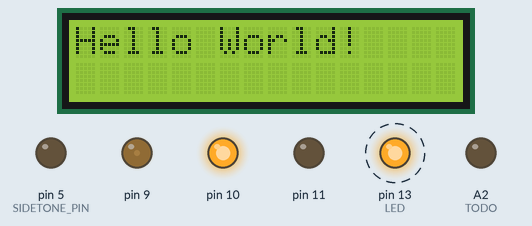
The sketch below on a simulated Arduino Uno, built with avr-gcc and run on an emulated ATmega328P. On the bench: 16×2 character LCD, output pins drawn as LEDs (lit = HIGH). Dashed ring = blinking.

Above: at 0.1 s.
Timing chart, 0 to 130.0 s (numbered marks = the images above):
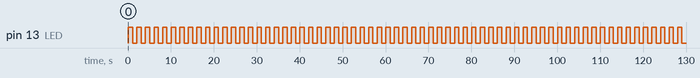

The sketch:

TinkerKeyer.ino
```cpp
// (licence header left out)
/*
   Hardware information

   RXKED = PB0
   TXLED = PD5

   UART connector
     RX = 0
     TX = 1
   I2C/TWI connectors
     SDA = 2
     SCL = 3
   ICSP connector
     MOSI = 16
     MISO = 14
     SCK = 15

   Digital connectors
     5, 6, 11
   Analog connectors
     A0, A1, A2
*/

// Pin definitions
// Rotary encoder on ICSP header
#define ENC_A         16
#define ENC_B         14
#define ENC_BUTTON    15
// Paddle input on UART pins
#define PADDLE_DIT    0
#define PADDLE_DAH    1
// Key input
#define KEY_INPUT     A2
// Button resistor ladder
#define ANALOG_BUTTONS A1
// Potentiometer
#define POTENTIOMETER A0
// Front-panel LED
#define USER_LED      11
// Sidetone output
#define SIDETONE_PIN  5
// Keying output (to rig)
#define KEY_OUTPUT    6

/**
 * Minimal class to interface drive LCD module on TinkerKit LCD T01006x-05
 */
#include <LiquidCrystal.h>

class TinkerKit_LCD : public LiquidCrystal {
  public:
    TinkerKit_LCD() : LiquidCrystal(A4 /* RS */, A5 /* RW */, 7 /* EN */,
                                    A3 /* D4 */, 4 /* D5 */, 12 /* D6 */, 8 /* D7 */){};

    void begin() {
      boardLED(false);
      pinMode(13 /* BOARD_LED_PIN */, OUTPUT);
      LiquidCrystal::begin(16 /* Columns */, 2 /* Rows */);
      setBrightness(default_brightness);
      setContrast(default_contrast);
    }

    void setBrightness(uint8_t brightness) {
      analogWrite(10 /* BACKLIGHT_PIN */, brightness);
    }

    void setContrast(uint8_t contrast) {
      analogWrite(9 /* CONTRAST_PIN */, 255-contrast);
    }

    void boardLED(bool on) {
      digitalWrite(13 /* BOARD_LED_PIN */, on ? HIGH : LOW);
    }

    // Default settings for initialization
    const uint8_t default_brightness = 255;
    const uint8_t default_contrast = 230;
};

TinkerKit_LCD lcd = TinkerKit_LCD();

/**
 * Function to read the paddle and key inputs, debounce them,
 * and generate events when the inputs change.
 */
void _read_paddle_and_key(void)
{
  uint8_t port_d = PIND & 0b00101100;
  uint8_t paddle = (port_d >> 2) & 0b00000011;
  uint8_t key = (port_d >> 6) & 0b00000001;

  // Debounce paddle and key inputs

}

/**
 * Function to read the encoder bits and return them to the caller.
 */
uint8_t _read_encoder(void)
{
  // Read the bits of port B, and mask out all but the encoder bits
  uint8_t encoder_bits = (PINB & 0b00001100) >> 2;

  // TODO: Read the encoder button also
  return encoder_bits;
}

/**
 * Read the encoder inputs and update the encoder "counter".
 * This routine must be called frequently enough to catch single-
 * bit changes in the encoder output signal.
 */
static void _handle_encoder(void)
{
  static uint8_t last_encoder_bits = 0;

  // Read the encoder bits and decide what to do with them
  uint8_t encoder_bits = _read_encoder();
  if (last_encoder_bits != encoder_bits)
  {
    // We have a "clock" and a "direction" bit to examine. Only evaluate
    // the new state if just one of them has changed.
  }
}

/**
 * Read the potentiometer attached to the board, and return the
 * raw 10-bit value to the caller.
 */
unsigned _read_potentiometer(void)
{
  return analogRead(A0);
}

/**
 * Process the buttons connected via resistor ladder to the
 * analog input.
 */
typedef enum {
  BUTTON_NONE = 0,
  BUTTON_1,
  BUTTON_2,
  BUTTON_3,
  BUTTON_4,
  BUTTON_5,
  BUTTON_MAX
} button_t;

// Macro to compute approximate voltage levels for comparison
#define V(x)  (unsigned)(((1023.0 * (float)(x)) / 5.0))

/**
 * Read the analog button input, and determine which (if any)
 * button is pressed, returning that value to the caller.
 */
unsigned _read_buttons(void)
{
  unsigned button_value = BUTTON_NONE;

  unsigned button_voltage = analogRead(A1);

  // Maximum voltage is 1023 (10 bits)

  if (button_voltage > V(4.5))
  {
    button_value = BUTTON_5;
  }
  else if (button_voltage > V(3.5))
  {
    button_value = BUTTON_4;
  }
  else if (button_voltage > V(2.5))
  {
    button_value = BUTTON_3;
  }
  else if (button_voltage > V(1.5))
  {
    button_value = BUTTON_2;
  }
  else if (button_voltage > V(0.5))
  {
    button_value = BUTTON_1;
  }

  return button_value;
}


/**
 * One-time setup function
 */
void setup() {
  Serial.begin(9600);
  while (!Serial)
  {
    // Busy wait!
  }

  lcd.begin();

  lcd.clear();

  lcd.print("Hello World!");

  // Configure digital inputs and outputs
  // The ICSP header (for the rotary encoder on port B
  pinMode(16, INPUT_PULLUP);
  pinMode(14, INPUT_PULLUP);
  pinMode(15, INPUT_PULLUP);
  // The straight key input
  pinMode(6, INPUT_PULLUP);
  // The paddle inputs
  pinMode(0, INPUT_PULLUP);
  pinMode(1, INPUT_PULLUP);
  // The keyed output signal
  digitalWrite(A2, LOW);
  pinMode(A2, OUTPUT);  // TODO: Need circuit to properly key the rig (optoisolator?)
  // The front panel LED
  digitalWrite(11, LOW);
  pinMode(11, OUTPUT);
  // The audio output
  digitalWrite(5, LOW);
  pinMode(5, OUTPUT);
}

/**
 * Repeated loop function
 */
void loop() {
  // Blink the on-board LED
  lcd.boardLED(true);
  delay(1000);
  lcd.boardLED(false);
  delay(1000);
}
```

Measured:
- by itself, pin 13 (LED): alternates HIGH for 1.0 s and LOW for 1.0 s
